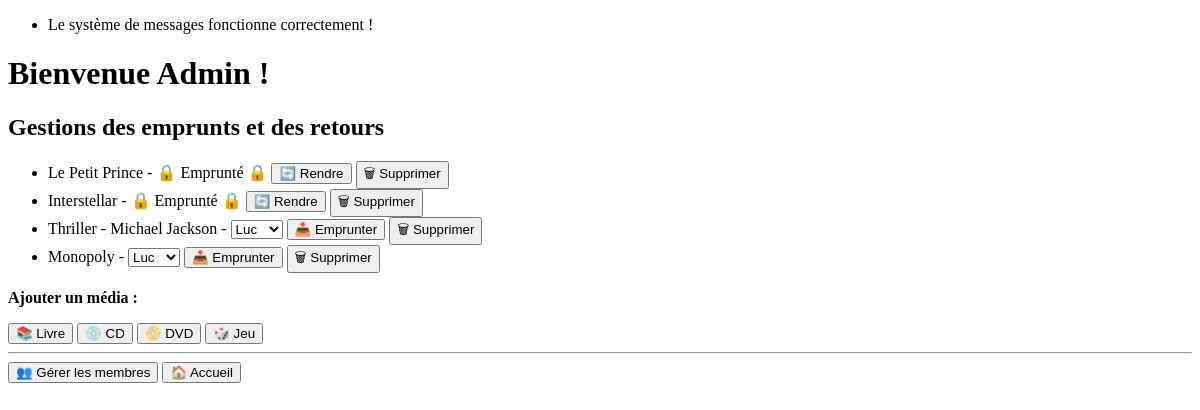
The app's page /bibliotheque/medias/, older data.
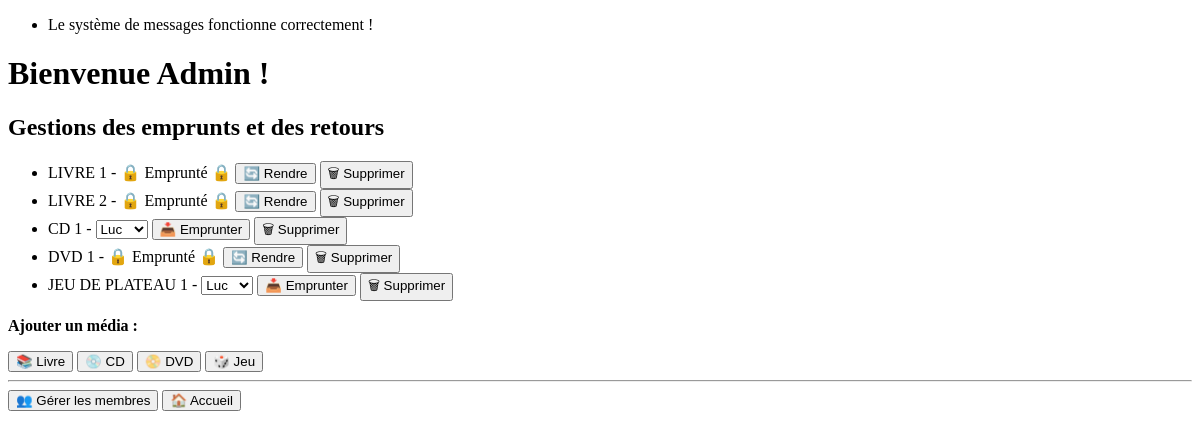
The same page, newer data.
### bibliotheque/models.py (models this page shows, shortened)
class Media(models.Model):
    titre = models.CharField(max_length=255)
    disponible = models.BooleanField(default=True)

### bibliotheque/views.py (the view, shortened to what this page needs)
# urls.py: path('medias/', liste_medias, name='liste_medias'),
def liste_medias(request):
    messages.success(request, "Le système de messages fonctionne correctement !")
    medias = Media.objects.all()
    return render(request, 'bibliotheque/liste_medias.html', {
        'medias': medias,
        'membres': Membre.objects.all()
    })

### bibliotheque/templates/bibliotheque/liste_medias.html (shortened to what this page needs)
<!DOCTYPE html>
<html lang="fr">
<head>
</head>
<body>
{% if messages %}
    <ul class="messages">
        {% for message in messages %}
            <li class="{{ message.tags }}">{{ message }}</li>
        {% endfor %}
    </ul>
{% endif %}
<h1>Bienvenue Admin !</h1>
<h2>Gestions des emprunts et des retours</h2>
<ul>
    {% for media in medias %}
        <li>
            {{ media.titre }} - {{ media.type }}
            {% if media.disponible %}
                <form method="post" action="{% url 'emprunter_media' %}" style="display:inline;">
                    <select name="membre_id">
                        {% for membre in membres %}
                            <option value="{{ membre.id }}">{{ membre.nom }}</option>
                        {% endfor %}
                    </select>
                    <button type="submit">📥 Emprunter</button>
                </form>
            {% else %}
                <span class="emprunte">🔒 Emprunté 🔒</span>
                <form method="post" style="display:inline;">
                    <button type="submit">🔄 Rendre</button>
                </form>
            {% endif %}
            <a href="{% url 'supprimer_media' media.id %}" onclick="return confirm('Confirmer la suppression ?');">
                <button type="button">🗑 Supprimer</button>
            </a>
        </li>
    {% endfor %}
</ul>
<div class="navigation">
    <p><strong>Ajouter un média :</strong></p>
    <a href="{% url 'ajouter_media' 'livre' %}"><button>📚 Livre</button></a>
    <a href="{% url 'ajouter_media' 'cd' %}"><button>💿 CD</button></a>
    <a href="{% url 'ajouter_media' 'dvd' %}"><button>📀 DVD</button></a>
    <a href="{% url 'ajouter_media' 'jeu' %}"><button>🎲 Jeu</button></a>
    <hr>
    <a href="{% url 'liste_membres' %}"><button>👥 Gérer les membres</button></a>
    <a href="{% url 'accueil' %}"><button>🏠 Accueil</button></a>
</div>
</body>
</html>

Row changes from the older to the newer data that the page shows:
removed Media: titre "Le Petit Prince"
removed Media: titre "Interstellar"
removed Media: titre "Thriller - Michael Jackson"
removed Media: titre "Monopoly"
added Media: titre "LIVRE 1"
added Media: titre "LIVRE 2"
added Media: titre "CD 1"
added Media: titre "DVD 1"
added Media: titre "JEU DE PLATEAU 1"
